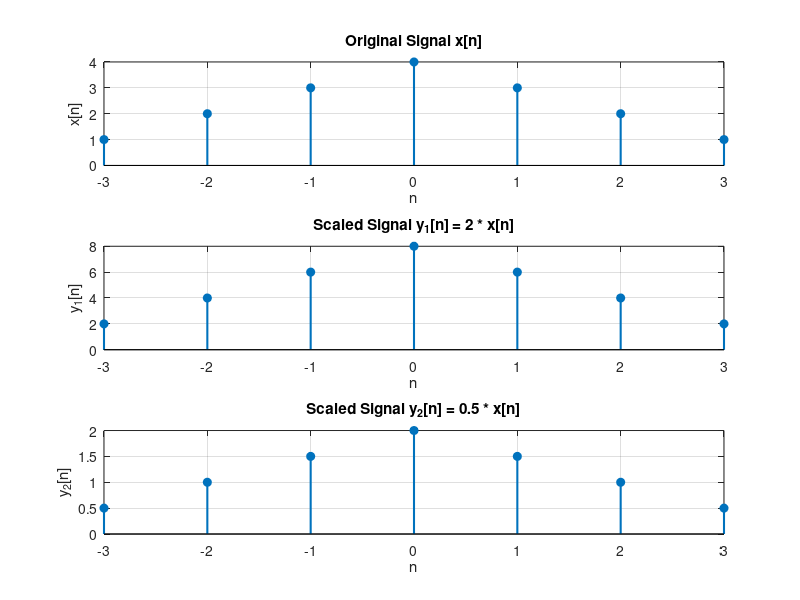

The MATLAB source for this figure:
clc; clear; close all;

n = -3:3;
x = [1, 2, 3, 4, 3, 2, 1];

A1 = 2;
A2 = 0.5;

y1 = A1 * x;
y2 = A2 * x;

figure;

subplot(3, 1, 1);
stem(n, x, 'filled', 'LineWidth', 1.5);
title('Original Signal x[n]');
xlabel('n'); ylabel('x[n]');
grid on;

subplot(3, 1, 2);
stem(n, y1, 'filled', 'LineWidth', 1.5);
title('Scaled Signal y_1[n] = 2 * x[n]');
xlabel('n'); ylabel('y_1[n]');
grid on;

subplot(3, 1, 3);
stem(n, y2, 'filled', 'LineWidth', 1.5);
title('Scaled Signal y_2[n] = 0.5 * x[n]');
xlabel('n'); ylabel('y_2[n]');
grid on; 
